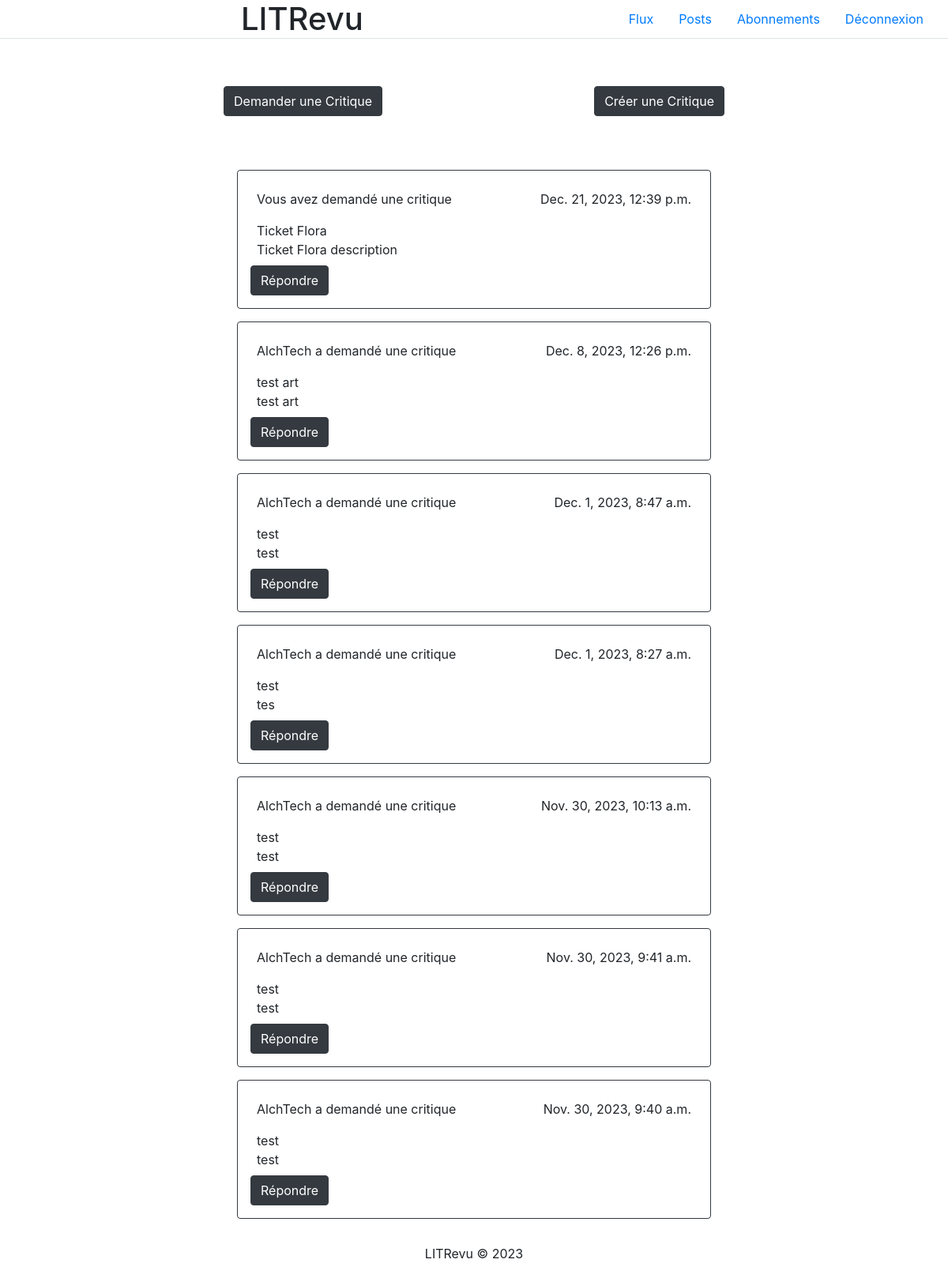
Page /flux/ (signed in) on the earlier database version.
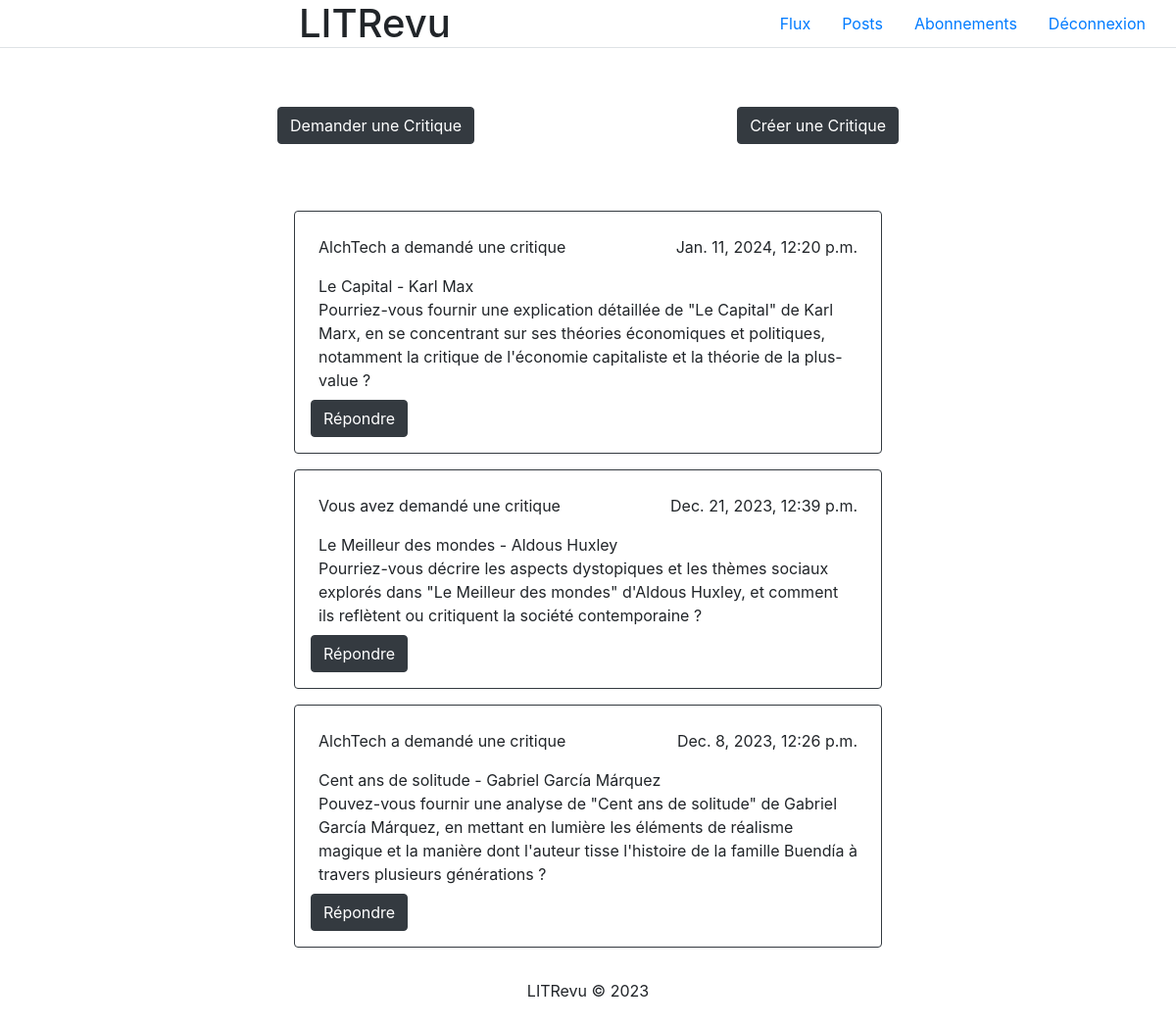
Same page on the later database version.
### LITReview/models.py (models this page shows)
class Ticket(models.Model):
    title = models.CharField(max_length=128)
    description = models.TextField(max_length=2048)
    user = models.ForeignKey(User, on_delete=models.CASCADE)
    images = models.ImageField(null=True, blank=True, upload_to='images/')
    time_created = models.DateTimeField(auto_now_add=True)

### LITReview/views.py (the view, shortened to what this page needs)
# urls.py: path('flux/', views.Flux.as_view(), name='flux'),
class Flux(LoginRequiredMixin, View):
    login_url = '/'
    def get(self, request):
        user_follows = UserFollows.objects.filter(user=request.user)
        user_tickets = Ticket.objects.filter(Q(user=request.user) | Q(user__followed_by__user=request.user))
        user_reviews = Review.objects.filter(Q(user=request.user) | Q(user__followed_by__user=request.user))
        ticket_critique = []
        ticket_only = []
        Ticket.objects.all().annotate(
            is_associated=Exists(Review.objects.filter(ticket=OuterRef('pk')))
        )
        for ticket in user_tickets:
            if not Review.objects.filter(ticket=ticket):
                ticket_only.append(ticket)
            else:
                ticket_critique.append(Review.objects.get(ticket=ticket))
        for ticket in ticket_only:
            ticket.type = "ticket"
        for review in ticket_critique:
            review.type = "ticket_critique"
        flux = list(ticket_only) + list(ticket_critique)
        flux.sort(key=lambda x: x.time_created, reverse=True)
        return render(request, 'LITReview/flux.html', {'flux': flux})

### LITReview/templates/LITReview/flux.html (shortened to what this page needs)
<!DOCTYPE html>
<html lang="en">
    {% include 'LITReview/partials/head.html' %}
<body>
    {% include 'LITReview/partials/header.html' %}
    <div class="container-fluid d-flex" style="justify-content: space-evenly; margin-block: 5%;">
        <div class="proposition">
            <button type="button" class="btn btn-dark">
                <a href="{% url 'demande_critique' %}" class="text-white">Demander une Critique</a>
            </button>
        </div>
        <div class="demande">
            <button type="button" class="btn btn-dark">
                <a href="{% url 'demande_ticket' %}" class="text-white">Créer une Critique</a>
            </button>
        </div>
    </div>
    <div class="flux d-flex flex-column align-items-center">
        {% for item in flux %}
            {% if item.type == "ticket" %}
                <div class="publication border border-dark rounded p-3 w-50 m-2">
                    <div class="publication-user d-flex justify-content-between  p-2">
                        <span>{% if item.user == user %}Vous avez demandé une critique{% else %}{{ item.user }} a demandé une critique{% endif %}</span>
                        <span>{{ item.time_created }}</span>
                    </div>
                    <div class="publication-content  p-2">
                        <div>{{ item.title }}</div>
                        <div>{{ item.description }}</div>
                    </div>
                    {% if not item.is_associated %}
                        <button type="button" class="btn btn-dark">
                            <a href="{% url 'reponse_ticket' item.id %}" class="text-white">Répondre</a>
                        </button>
                    {% endif %}
                </div>
            {% endif %}
        {% endfor %}
    </div>
    {% include 'LITReview/partials/footer.html' %}
</body>
</html>

Differences in the rows shown:
removed Ticket: user "AlchTech", time_created "Dec. 1, 2023, 8:47 a.m.", title "test", description "test"
removed Ticket: user "AlchTech", time_created "Dec. 1, 2023, 8:27 a.m.", title "test", description "tes"
removed Ticket: user "AlchTech", time_created "Nov. 30, 2023, 10:13 a.m.", title "test", description "test"
removed Ticket: user "AlchTech", time_created "Nov. 30, 2023, 9:41 a.m.", title "test", description "test"
removed Ticket: user "AlchTech", time_created "Nov. 30, 2023, 9:40 a.m.", title "test", description "test"
added Ticket: user "AlchTech", time_created "Jan. 11, 2024, 12:20 p.m.", title "Le Capital - Karl Max", description "Pourriez-vous fournir une explication détaillée de \"Le Capital\" de Karl Marx, en se concentrant sur ses théories économiques et politiques, notamment la critique de l'économie capitaliste et la théorie de la plus-value ?"
changed Ticket: title "Ticket Flora" → "Le Meilleur des mondes - Aldous Huxley"; description "Ticket Flora description" → "Pourriez-vous décrire les aspects dystopiques et les thèmes sociaux explorés dans \"Le Meilleur des mondes\" d'Aldous Huxley, et comment ils reflètent ou critiquent la société contemporaine ?"
changed Ticket: title "test art" → "Cent ans de solitude - Gabriel García Márquez"; description "test art" → "Pouvez-vous fournir une analyse de \"Cent ans de solitude\" de Gabriel García Márquez, en mettant en lumière les éléments de réalisme magique et la manière dont l'auteur tisse l'histoire de la famille Buendía à travers plusieurs générations ?"
